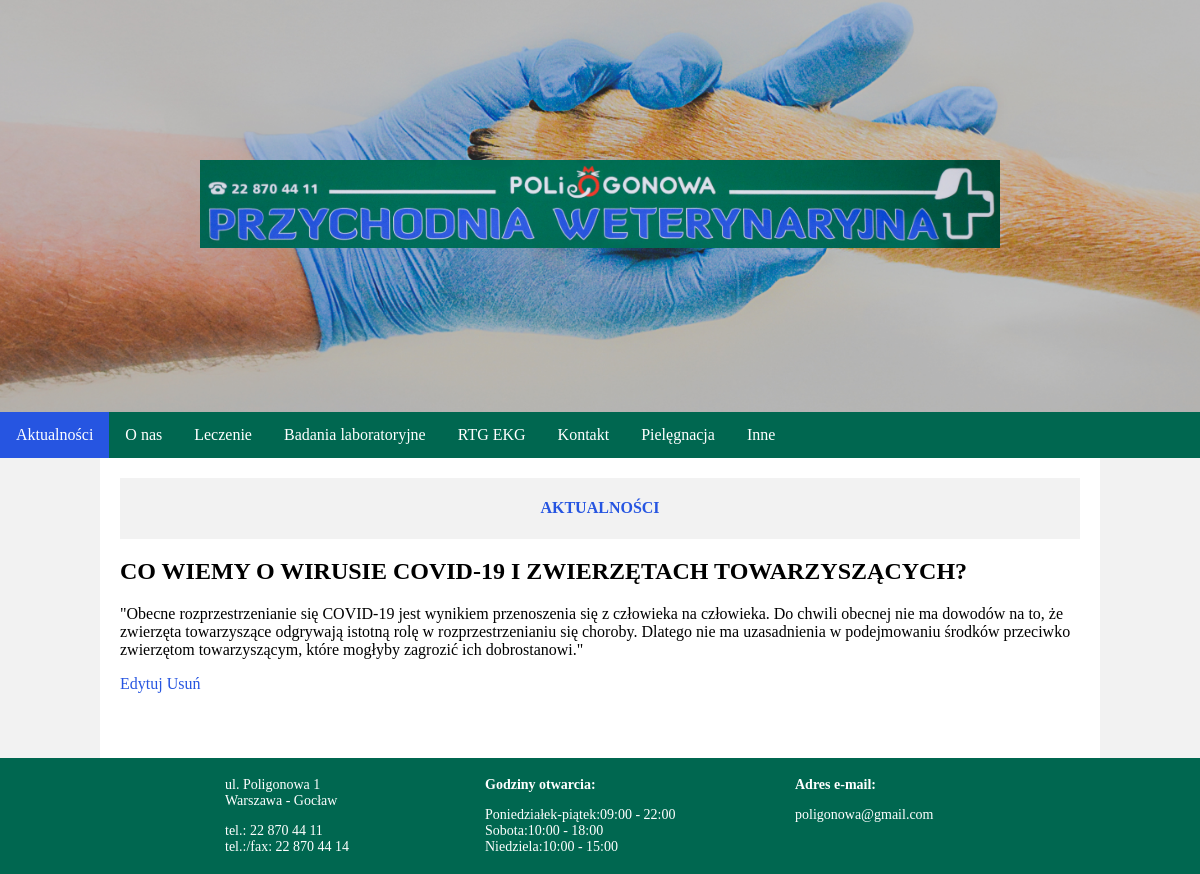
The app's page /news/7/ with its own data.
### vet/models.py (models this page shows, shortened)
class News(models.Model):
    objects = None
    author = models.ForeignKey('auth.User', on_delete=models.CASCADE)
    title = models.CharField('Tytuł',max_length=200)
    text = models.TextField('Treść informacji')
    created_date = models.DateTimeField(
            default=timezone.now)
    published_date = models.DateTimeField(
            blank=True, null=True)

### vet/views.py (the view)
# urls.py: path('news/<int:pk>/', views.news_edit, name='news_edit'),
def news_edit(request, pk):
    post = get_object_or_404(News, pk=pk)
    return render(request, 'vet/news_edit.html', {'post': post})

### vet/templates/vet/news_edit.html
{% extends 'vet/vet.html' %}
{% block content %}
<div class="title"><h4>AKTUALNOŚCI</h4></div>
<h2>{{ post.title }}</h2>
<p>{{ post.text|linebreaksbr }}</p>
<span style="button_news"><a href="{% url 'news_change' pk=post.pk %}">Edytuj</a></span>
<span style="button_news"><a href="{% url 'news_delete' pk=post.pk %}">Usuń</a></span>
{% endblock %}

### vet/static/css/vet.css (style rules this page uses)
* { box-sizing: border-box; }
body { font-family: oxygen; margin: 0; background-color: #F2F2F2; }
.title { background-color: #f2f2f2; color:#2655e1; min-height:2em; justify-content: center; display: flex; }
.main a { color:#2655e1; text-decoration:none; }

### records on screen
News: title "CO WIEMY O WIRUSIE COVID-19 I ZWIERZĘTACH TOWARZYSZĄCYCH?", text "\"Obecne rozprzestrzenianie się COVID-19 jest wynikiem przenoszenia się z człowieka na człowieka. Do chwili obecnej nie ma dowodów na to, że zwierzęta towarzyszące odgrywają istotną rolę w rozprzestrzenianiu się choroby. Dlatego nie ma uzasadnienia w podejmowaniu środków przeciwko zwierzętom towarzyszącym, które mogłyby zagrozić ich dobrostanowi.\""
